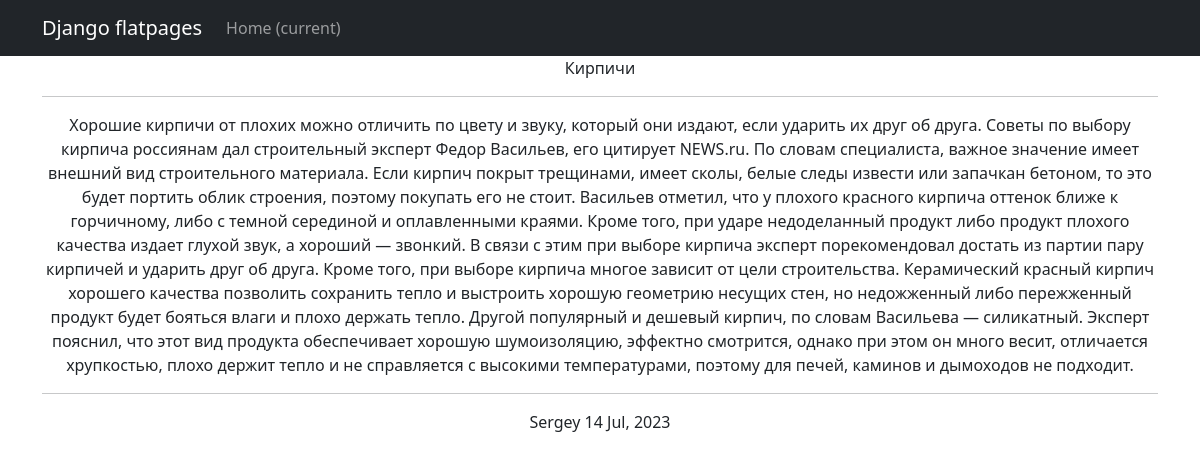
The page /news/2 on the database its author committed.
### newapp/models.py (models this page shows, shortened)
class Post(models.Model):
    author = models.ForeignKey(Author, on_delete=models.CASCADE)
    NEWS = 'NW'
    ARTICLE = 'AT'
    CATEGORY_CHOICES = (
        (NEWS, 'Новость'),
        (ARTICLE, 'Статья'),
    )
    categoryType = models.CharField(max_length=2, choices=CATEGORY_CHOICES, default=ARTICLE)
    dateCreation = models.DateTimeField(auto_now_add=True)
    postCategory = models.ManyToManyField(Category, through='PostCategory')
    title = models.CharField(max_length=128)
    text = models.TextField()
    rating = models.SmallIntegerField(default=0)

class Author(models.Model):
    authorUser = models.OneToOneField(User, on_delete=models.CASCADE)
    ratingAuthor = models.SmallIntegerField(default=0)

### newapp/views.py (the view)
# urls.py: path('<int:pk>', PostDetail.as_view(), name='post_detail'),
class PostDetail(DetailView):
    model = Post
    context_object_name = 'Post'
    template_name = 'post.html'

### newapp/templatetags/censor.py (called while the page is built)
@register.filter()
def censor(value):
    words_to_censor = ['редиска', 'капустка', 'картошка']
    if not isinstance(value, str):
        raise ValueError("Значение должно быть строкой")
    for word in words_to_censor:
        value = value.replace(word, word[0] + '*' * len(word))
    return mark_safe(value)

### templates/post.html (shortened to what this page needs)
{% extends 'flatpages/default.html' %}
{% load censor %}
{% block content %}
<td>{{ Post.title|censor }}</td>
<hr>
<td>{{ Post.text|censor }}</td>
<hr>
<td>{{ Post.author.authorUser }}</td>
<td>{{ Post.dateCreation|date:"d M, Y" }}</td>
{% endblock content %}

### rows shown on the page
Post: title|censor "Кирпичи", text|censor "Хорошие кирпичи от плохих можно отличить по цвету и звуку, который они издают, если ударить их друг об друга. Советы по выбору кирпича россиянам дал строительный эксперт Федор Васильев, его цитирует NEWS.ru. По словам специалиста, важное значение имеет внешний вид строительного материала. Если кирпич покрыт трещинами, имеет сколы, белые следы извести или запачкан бетоном, то это будет портить облик строения, поэтому покупать его не стоит. Васильев отметил, что у плохого красного кирпича оттенок ближе к горчичному, либо с темной серединой и оплавленными краями. Кроме того, при ударе недоделанный продукт либо продукт плохого качества издает глухой звук, а хороший — звонкий. В связи с этим при…", author.authorUser "Sergey", dateCreation "14 Jul, 2023"
